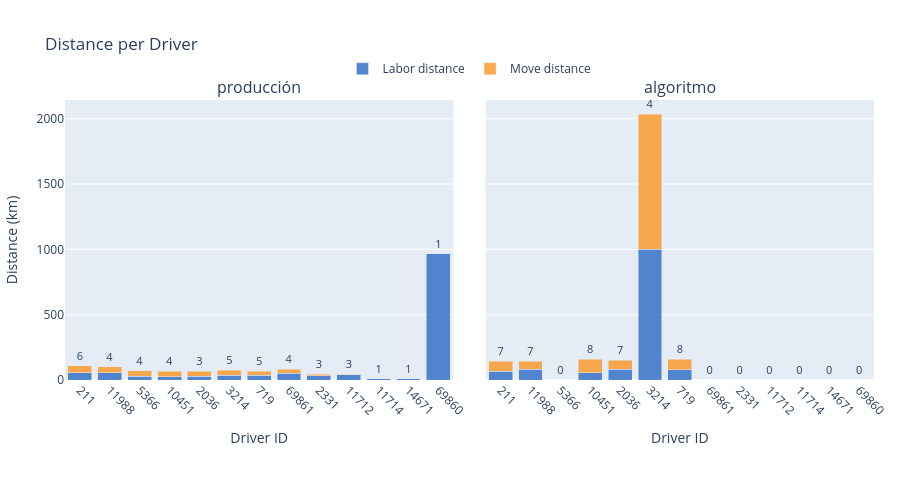

This figure's notebook cell:
### Markdown cell above
---
## Distance per Driver

### Code cell
build_comparison_driver_figure(pair, LABEL_A, LABEL_B).show()

### Figure 1 — Plotly figure (JSON) as saved in the notebook; plotly's stock layout.template omitted (floating-point values rounded to 4 significant figures)
{"data": [{"hoverinfo": "text", "hovertext": ["Driver 211<br>Labor: 55.18 km", "Driver 11988<br>Labor: 56.78 km", "Driver 5366<br>Labor: 29.46 km", "Driver 10451<br>Labor: 26.23 km", "Driver 2036<br>Labor: 29.15 km", "Driver 3214<br>Labor: 38.17 km", "Driver 719<br>Labor: 35.44 km", "Driver 69861<br>Labor: 52.45 km", "Driver 2331<br>Labor: 33.02 km", "Driver 11712<br>Labor: 38.70 km", "Driver 11714<br>Labor: 9.80 km", "Driver 14671<br>Labor: 9.80 km", "Driver 69860<br>Labor: 966.30 km"], "legendgroup": "labor_dist", "marker": {"color": "rgba(55, 115, 200, 0.85)"}, "name": "Labor distance", "showlegend": true, "type": "bar", "x": ["211", "11988", "5366", "10451", "2036", "3214", "719", "69861", "2331", "11712", "11714", "14671", "69860"], "xaxis": "x", "y": [55.18, 56.78, 29.46, 26.23, 29.15, 38.17, 35.44, 52.45, 33.02, 38.7, 9.8, 9.8, 966.3], "yaxis": "y"}, {"hoverinfo": "text", "hovertext": ["Driver 211<br>Move: 53.96 km", "Driver 11988<br>Move: 44.64 km", "Driver 5366<br>Move: 41.20 km", "Driver 10451<br>Move: 40.38 km", "Driver 2036<br>Move: 36.63 km", "Driver 3214<br>Move: 35.16 km", "Driver 719<br>Move: 33.10 km", "Driver 69861<br>Move: 29.66 km", "Driver 2331<br>Move: 10.28 km", "Driver 11712<br>Move: 5.08 km", "Driver 11714<br>Move: 0.00 km", "Driver 14671<br>Move: 0.00 km", "Driver 69860<br>Move: 0.00 km"], "legendgroup": "move_dist", "marker": {"color": "rgba(250, 155, 45, 0.85)"}, "name": "Move distance", "showlegend": true, "text": ["6", "4", "4", "4", "3", "5", "5", "4", "3", "3", "1", "1", "1"], "textfont": {"size": 11}, "textposition": "outside", "type": "bar", "x": ["211", "11988", "5366", "10451", "2036", "3214", "719", "69861", "2331", "11712", "11714", "14671", "69860"], "xaxis": "x", "y": [53.96, 44.64, 41.2, 40.38, 36.63, 35.16, 33.1, 29.66, 10.28, 5.08, 0, 0, 0], "yaxis": "y"}, {"hoverinfo": "text", "hovertext": ["Driver 211<br>Labor: 66.45 km", "Driver 11988<br>Labor: 81.56 km", "Driver 5366<br>Labor: 0.00 km", "Driver 10451<br>Labor: 56.47 km", "Driver 2036<br>Labor: 80.81 km", "Driver 3214<br>Labor: 1000.82 km", "Driver 719<br>Labor: 79.98 km", "Driver 69861<br>Labor: 0.00 km", "Driver 2331<br>Labor: 0.00 km", "Driver 11712<br>Labor: 0.00 km", "Driver 11714<br>Labor: 0.00 km", "Driver 14671<br>Labor: 0.00 km", "Driver 69860<br>Labor: 0.00 km"], "legendgroup": "labor_dist", "marker": {"color": "rgba(55, 115, 200, 0.85)"}, "name": "Labor distance", "showlegend": false, "type": "bar", "x": ["211", "11988", "5366", "10451", "2036", "3214", "719", "69861", "2331", "11712", "11714", "14671", "69860"], "xaxis": "x2", "y": [66.45, 81.56, 0, 56.47, 80.81, 1001.0, 79.98, 0, 0, 0, 0, 0, 0], "yaxis": "y2"}, {"hoverinfo": "text", "hovertext": ["Driver 211<br>Move: 78.58 km", "Driver 11988<br>Move: 63.35 km", "Driver 5366<br>Move: 0.00 km", "Driver 10451<br>Move: 101.26 km", "Driver 2036<br>Move: 70.01 km", "Driver 3214<br>Move: 1035.23 km", "Driver 719<br>Move: 78.38 km", "Driver 69861<br>Move: 0.00 km", "Driver 2331<br>Move: 0.00 km", "Driver 11712<br>Move: 0.00 km", "Driver 11714<br>Move: 0.00 km", "Driver 14671<br>Move: 0.00 km", "Driver 69860<br>Move: 0.00 km"], "legendgroup": "move_dist", "marker": {"color": "rgba(250, 155, 45, 0.85)"}, "name": "Move distance", "showlegend": false, "text": ["7", "7", "0", "8", "7", "4", "8", "0", "0", "0", "0", "0", "0"], "textfont": {"size": 11}, "textposition": "outside", "type": "bar", "x": ["211", "11988", "5366", "10451", "2036", "3214", "719", "69861", "2331", "11712", "11714", "14671", "69860"], "xaxis": "x2", "y": [78.58, 63.35, 0, 101.3, 70.01, 1035.0, 78.38, 0, 0, 0, 0, 0, 0], "yaxis": "y2"}], "layout": {"annotations": [{"font": {"size": 16}, "showarrow": false, "text": "producción", "x": 0.24, "xanchor": "center", "xref": "paper", "y": 1, "yanchor": "bottom", "yref": "paper"}, {"font": {"size": 16}, "showarrow": false, "text": "algoritmo", "x": 0.76, "xanchor": "center", "xref": "paper", "y": 1, "yanchor": "bottom", "yref": "paper"}], "barmode": "stack", "height": 480, "hovermode": "x", "legend": {"orientation": "h", "x": 0.5, "xanchor": "center", "y": 1.06, "yanchor": "bottom"}, "margin": {"b": 100, "l": 60, "r": 20, "t": 100}, "title": {"text": "Distance per Driver"}, "xaxis": {"anchor": "y", "domain": [0, 0.48], "tickangle": 45, "title": {"text": "Driver ID"}}, "xaxis2": {"anchor": "y2", "domain": [0.52, 1], "tickangle": 45, "title": {"text": "Driver ID"}}, "yaxis": {"anchor": "x", "domain": [0, 1], "title": {"text": "Distance (km)"}}, "yaxis2": {"anchor": "x2", "domain": [0, 1], "matches": "y", "showticklabels": false}}}
